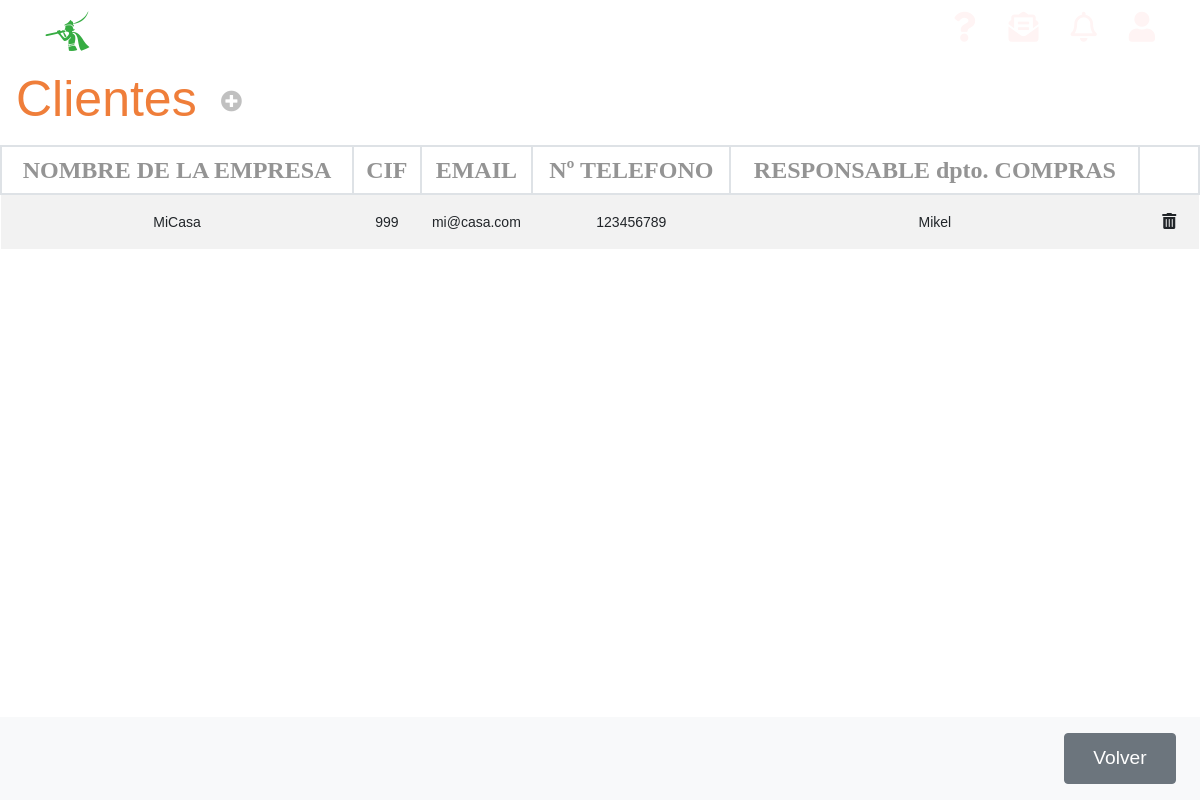
Before: /appEntrega/clientes/ with the older database file.
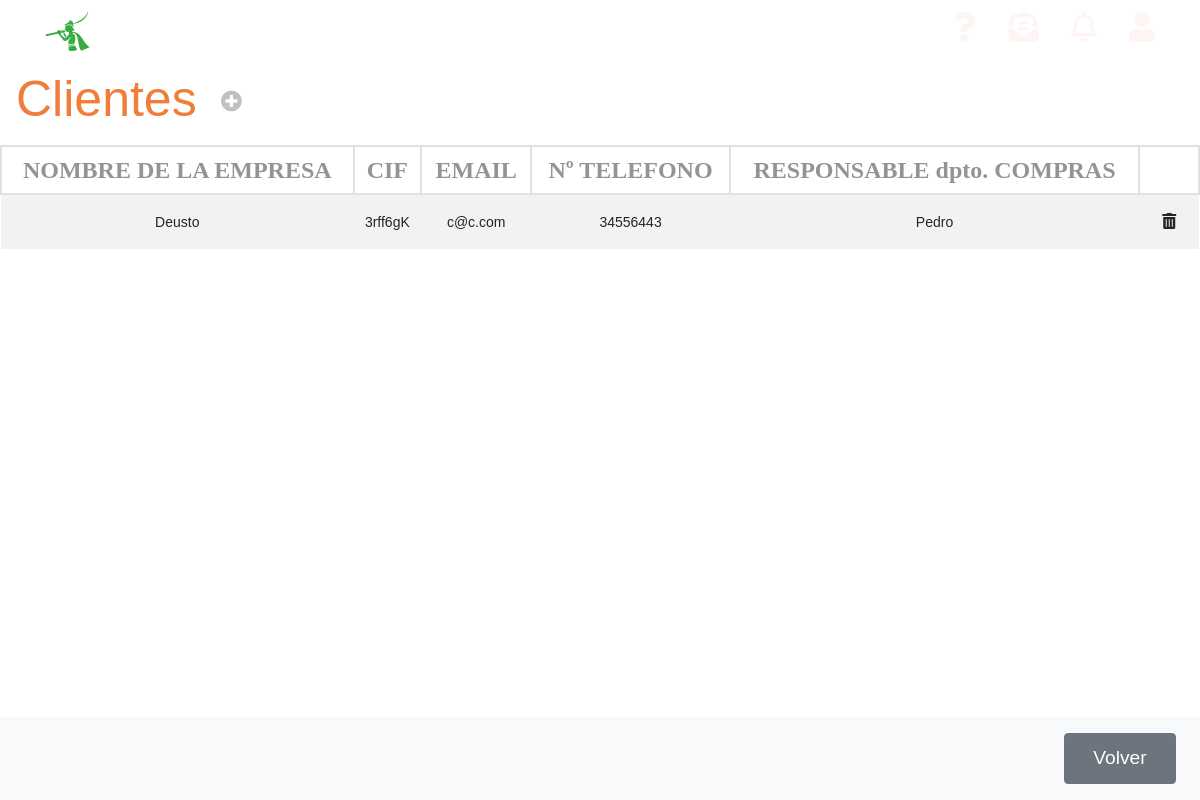
After: the same page with the newer database file.
### appEntrega/models.py (models this page shows, shortened)
class Cliente(models.Model):
    cif = models.CharField(max_length=12, primary_key=True)
    nombre_empresa = models.CharField(max_length=40)
    email = models.EmailField(max_length=254)
    telefono = models.IntegerField(unique=True)
    nombre_cliente = models.CharField(max_length=20)

### appEntrega/views.py (the view)
# urls.py: path('clientes/', ClienteListView.as_view(), name='listaCliente'),
class ClienteListView(ListView):
    model = Cliente
    template_name = 'listaClientes.html'
    context_object_name = 'lista_clientes'

### appEntrega/templates/listaClientes.html (shortened to what this page needs)
{% extends 'base.html' %}
{% block content %}
<div class="">
    <nav class="navbar navbar-light table-navbar">
        <h2 class="orange-color">Clientes</h2>
        <ul class="navbar-nav mr-auto flex-row">
            <li class="nav-item m-0 ml-3">
                <i class="fas fa-plus-circle fa-lg c-grey"
                    onclick="location.href='http://127.0.0.1:8000/appEntrega/clientes/nuevo/'"></i>
            </li>
        </ul>
    </nav>
</div>
<div class="row">
    <div class="col-md-12">
        <table class="table-deustronic table table-striped table-hover">
            <thead>
                <tr>
                    <th>NOMBRE DE LA EMPRESA</th>
                    <th>CIF</th>
                    <th>EMAIL</th>
                    <th>Nº TELEFONO</th>
                    <th>RESPONSABLE dpto. COMPRAS</th>
                    <th></th>
                </tr>
            </thead>
            <tbody>
                {% if lista_clientes %}
                {% for cliente in lista_clientes %}
                <tr ondblclick="location.href='http://127.0.0.1:8000/appEntrega/clientes/{{cliente.pk}}/editar'">
                    <td>{{cliente.nombre_empresa}}</td>
                    <td>{{cliente.cif}}</td>
                    <td>{{cliente.email}}</td>
                    <td>{{cliente.telefono}}</td>
                    <td>{{cliente.nombre_cliente}}</td>
                    <td><button class="btn"
                            onclick="location.href='http://127.0.0.1:8000/appEntrega/clientes/{{cliente.pk}}/delete/'"><i
                                class="fas fa-trash-alt"></i></button></td>
                </tr>
                {% endfor %}
                {% endif %}
            </tbody>
        </table>
    </div>
</div>
<nav class="navbar navbar-light bg-light fixed-bottom">
    <div class="form-inline ml-auto">
        <button onclick="location.href='http://127.0.0.1:8000/appEntrega'" class="btn boton-nav btn-secondary m-2"
            type="button">Volver</button>
    </div>
</nav>
{% endblock %}

### appEntrega/templates/base.html (shortened to what this page needs)
<!DOCTYPE html>
{% load static %}
<html lang="es">
<head>
    <link rel="stylesheet" href="https://use.fontawesome.com/releases/v5.5.0/css/all.css">
    <link rel="stylesheet" type="text/css" href="{% static '/style/bootstrap.css' %}">
    <link rel="stylesheet" type="text/css" href="{% static '/style/styles.css' %}">
    <link rel="stylesheet" type="text/css" href="{% static '/style/index.css' %}">
    <link rel="stylesheet" type="text/css" href="{% static '/style/table.css' %}">
    <link rel="stylesheet" type="text/css" href="{% static '/style/productos.css' %}">
    <link rel="stylesheet" type="text/css" href="{% static '/style/header.css' %}">
    <link rel="stylesheet" type="text/css" href="{% static '/style/forms.css' %}">
    <link rel="stylesheet" type="text/css" href="{% static '/style/modal.css' %}">
</head>
<body>
    <header class="cabeceraPortada">
        <div class="container-header row justify-content-between align-items-center my-2">
            <div class="col-4 d-flex align-items-center justify-content-strart">
                <i class="fab fa-pied-piper-alt logo_empresa"></i>
                <h1><a class="tituloenlaceP1" href="http://127.0.0.1:8000/appEntrega/"> DEUSTRONIC
                    </a></h1>
            </div>
            <nav class="col-8 d-flex justify-content-end">
                <ul class="d-flex">
                    <li><a class="a" href=""><i class="fas fa-question"></i></a></li>
                    <li><a class="a" href=""><i class="fas fa-envelope-open-text"></i></a></li>
                    <li><a class="a" href=""><i class="far fa-bell"></i></a></li>
                    <li><a class="a" href=""><i class="fas fa-user"></i></a></li>
                </ul>
            </nav>
        </div>
    </header>
    <div class="wrapper">
        {% block content %}
        {% endblock %}
    </div>
</body>
</html>

### appEntrega/static/style/styles.css (style rules this page uses)
.orange-color, .orange-color:hover { color: rgb(239, 126, 58) !important; font-weight: 100 !important; }
* { font-family: 'FiraSans-Regular', sans-serif; }
html { overflow-x: hidden; overflow-y: overlay; }
html, body { height: 100%; }
body { margin: 0; }
i { cursor: pointer !important; }
ul { padding: 0 !important; }

### appEntrega/static/style/table.css (style rules this page uses)
table { overflow: scroll; }
table td { vertical-align: middle !important; }
.table-deustronic th { color: #949494; font-weight: bold; font-size: 1.5rem; padding: 5px 10px; border: 2px solid #dee2e6; font-family: FiraSans-Regular, Calibri, Verdana; text-align: center !important; }
.table-deustronic td { font-size: 14px; padding: 0.5rem; text-align: center !important; cursor: pointer !important; }
.table-navbar { position: sticky; background-color: white; z-index: 1; top: 0; width: 100%; }

### appEntrega/static/style/productos.css (style rules this page uses)
.navbar-nav .nav-item { padding: 0 .5rem; }
.c-grey { color: silver !important; }
.boton-nav { width: 7rem; height: 3.2rem !important; color: white !important; font-weight: 400; font-size: 1.2rem; text-decoration: none; outline-style: none; }

### appEntrega/static/style/header.css (style rules this page uses)
header.cabeceraPortada { background-image: url(https://img.freepik.com/free-vector/blue-copy-space-digital-background_23-2148821698.jpg?size=626&ext=jpg); background-repeat: no-repeat; background-size: 100% 100%; width: 100%; overflow: hidden; }
.tituloenlaceP1 { color: rgb(255, 255, 255); font-size: 25px; font-family: 'Trebuchet MS', 'Lucida Sans Unicode', 'Lucida Grande', 'Lucida Sans', Arial, sans-serif; margin-left: 25px; top: -30px; text-decoration: none; overflow-y: hidden; }
h2 { padding: 0px; color: #1c3d79; font-size: 50px; font-family: 'Franklin Gothic Medium', 'Arial Narrow', Arial, sans-serif }
.a { text-decoration: none; font-family: 'Courier New', Courier, monospace; font-size: 30px; color: #fff4f4; }
li { list-style: none; margin-right: 2rem; }
li:last-of-type { margin-right: 0; }
.logo_empresa { text-decoration: none; font-size: 40px; color: #36ac42; }
a.tituloenlaceP1 { text-decoration: none; font-family: Georgia, 'Times New Roman', Times, serif; font-size: 30px; color: #ffffff; float: left; }
.container-header { width: 95%; margin: 0 auto; }
ul { margin: 0 !important; }
h1 { margin: 0 !important; }

### appEntrega/static/style/modal.css (style rules this page uses)
:root { --lightgray: #efefef; --blue: steelblue; --white: #fff; --black: rgba(0, 0, 0, 0.8); --bounceEasing: cubic-bezier(0.51, 0.92, 0.24, 1.15); }
* { padding: 0; margin: 0; }
a { color: inherit; text-decoration: none; }

Changed rows visible on the page:
removed Cliente: nombre_empresa "MiCasa", cif "999", email "mi@casa.com", telefono "123456789", nombre_cliente "Mikel"
added Cliente: nombre_empresa "Deusto", cif "3rff6gK", email "c@c.com", telefono "34556443", nombre_cliente "Pedro"
